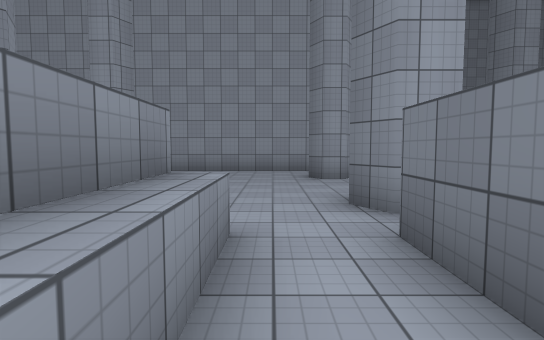
View 1 (above)

17 first-person views from a walk through a 3-D level made in the Unity game engine. The camera is 1.4 m above the floor, tilts 4° down and sees 80° across. The floor is counted in squares, 2 m on a side. Each view is taken from the middle of a square. On the plan, view 1 faces up. The plan holds only what a view shows up to about 10 squares ahead; the rest is blank. The place goes on beyond the plan. The player is left out. Surface patterns are stand-ins for the level's own textures.

View 2
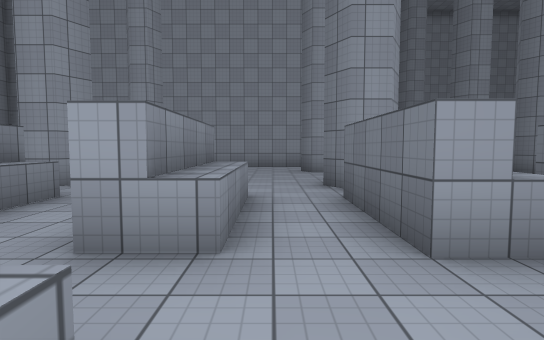

View 3
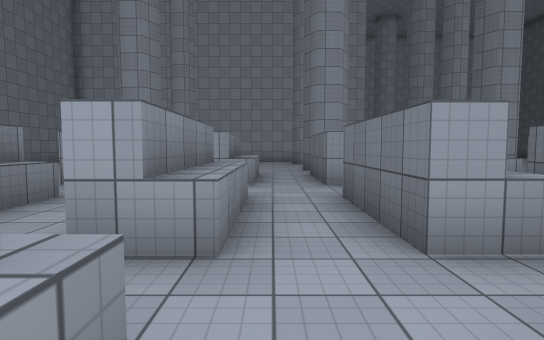

View 4
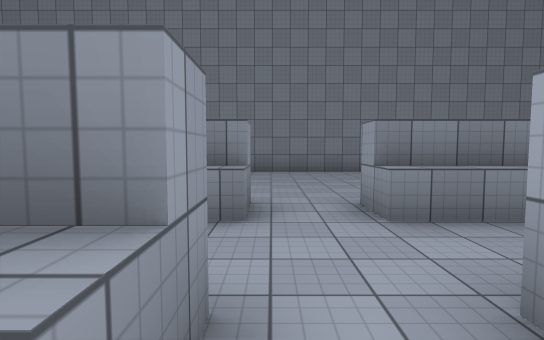

View 5
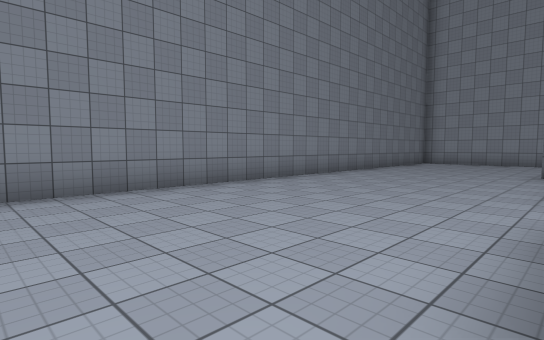

View 6
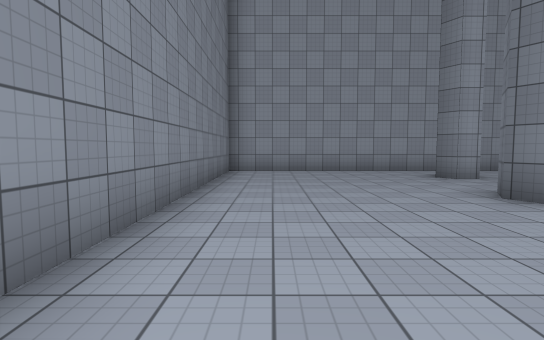

View 7
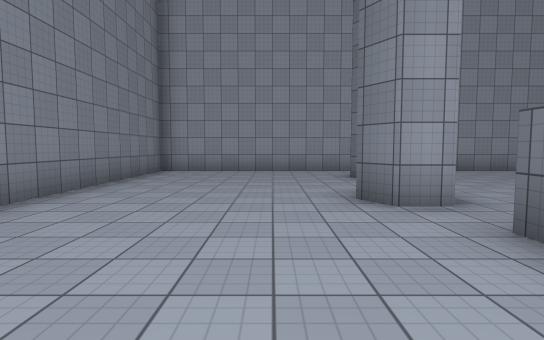

View 8
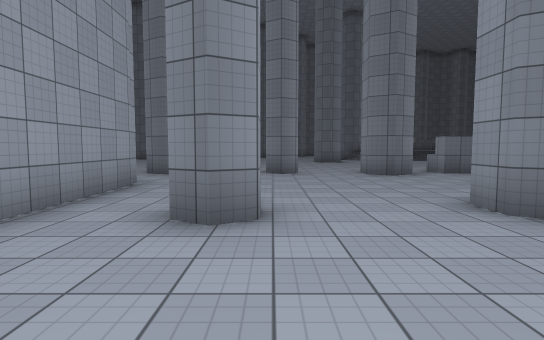

View 9
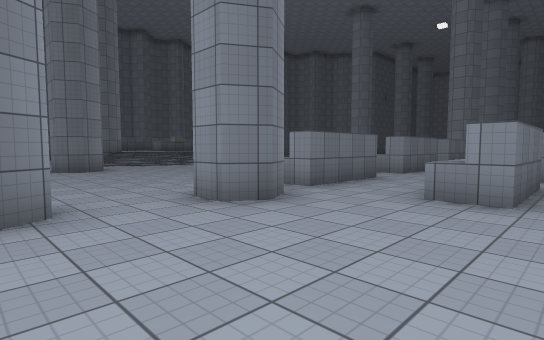

View 10
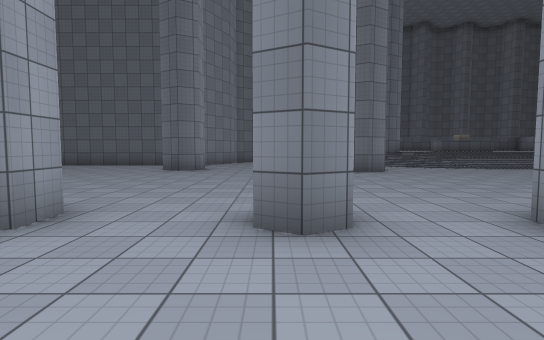

View 11
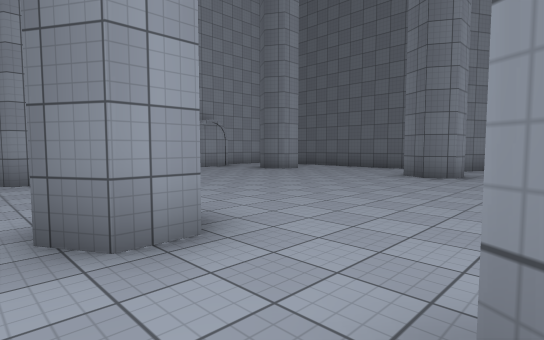

View 12
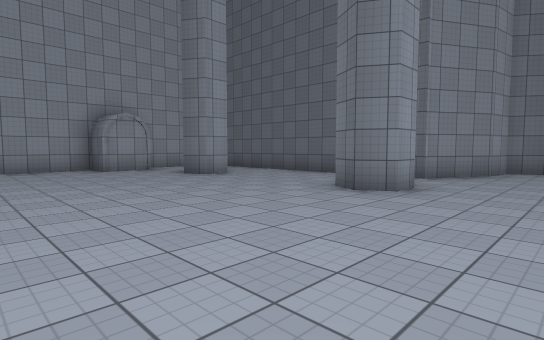

View 13
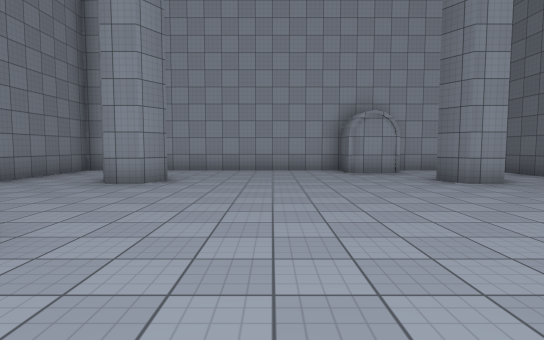

View 14
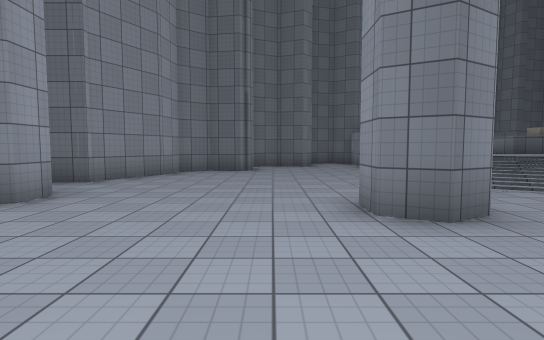

View 15
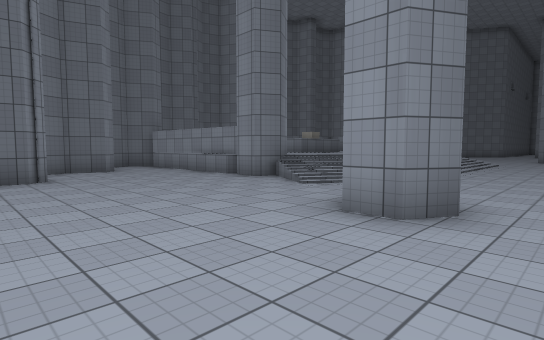

View 16
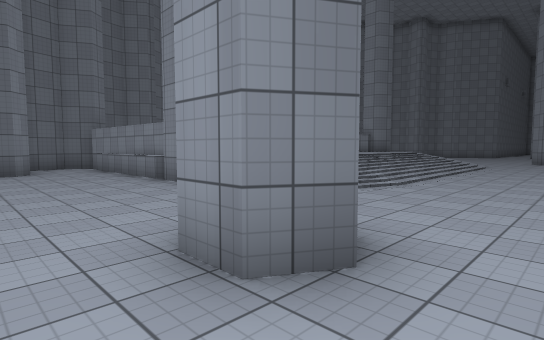

View 17
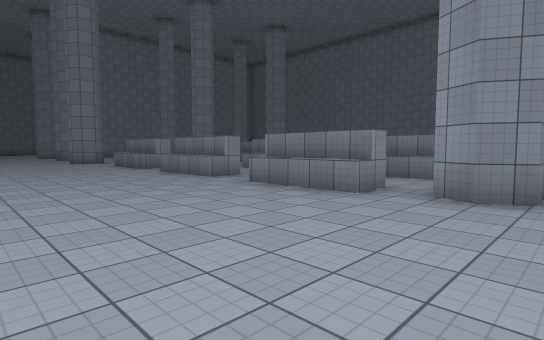

### Floor plan
Key: @ floor where view 1 was taken; # wall or solid block; . main floor; : floor 1 m higher than the main floor; / step, stairs or slope; ^ raised ledge; O other object.
Columns run from 10 left of view 1 to 24 right of it. Each row starts with its distance up from view 1.
 18               ############
 17               #. .....##.. #
 16               #............#
 15               #..#......#..#
 14                ............#
 13                 ...........#
 12                 ...........#
 11                 ...........#
 10 ###############..#......##.##
  9 #...........................###
  8 #.....#....#.  ...............#
  7 #................#............#
  6 #...............................#
  5 #...............................#
  4 #.....#. ..##....#.....##.........#
  3 #....... ... ............./......##
  2 #.....#^.#.# .#..#........//######
  1 #.....#^.#.#  #..#.......///:
  0 #.........@#^ #..#.......//::
 -1 #...........  . ...... ..//
 -2 #.....#^.#.#  # .#.... ..//   O
 -3 #.....#^.#.#^    #.... ..//   O
 -4 #..........#^    #.... ..//
 -5 #...........      .... ../
 -6 #     #^ #.        ... ..

Positions as (right, up) in squares from view 1, and headings:
1: (0, 0), facing up
2: (0, -2), facing up
3: (0, -6), facing up
4: (0, -5), facing left
5: (-4, -5), facing up-left
6: (-8, 0), facing up
7: (-6, 0), facing up
8: (-2, 7), facing right
9: (3, 7), facing down-right
10: (4, 7), facing right
11: (6, 7), facing up-right
12: (9, 7), facing up-right
13: (10, 8), facing up
14: (10, 6), facing right
15: (12, 8), facing down-right
16: (12, 6), facing down-right
17: (12, 5), facing down-left
